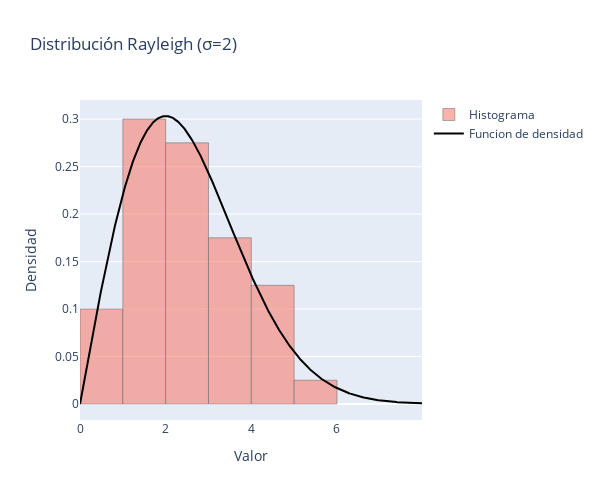

Notebook source saved alongside this figure:
### Code cell
from scipy.stats import rayleigh

sigma = 2

# Generamos datos de distribución Rayleigh
datos_rayleigh = np.random.rayleigh(scale=sigma, size=n)

# Calculamos la función de densidad de probabilidad
x_rayleigh = np.linspace(0, max(datos_rayleigh)+sigma, 1000)
pdf_rayleigh = rayleigh.pdf(x_rayleigh, scale=sigma)

# Creamos las figuras para las gráficas
fig_rayleigh = go.Figure()

# Añadir histograma y Densidad
fig_rayleigh.add_histogram(x=datos_rayleigh, 
                             histnorm='probability density', 
                             name='Histograma', 
                             opacity=0.6, 
                             marker=dict(color='salmon', 
                                         line=dict(color='black', width=0.5)))
fig_rayleigh.add_scatter(x=x_rayleigh, y=pdf_rayleigh, mode='lines', 
                           name='Funcion de densidad', line=dict(color='black'))

# Ajustes de diseño
fig_rayleigh.update_layout(
    title='Distribución Rayleigh (σ=2)',
    xaxis_title='Valor',
    yaxis_title='Densidad',
    width=600,
    height=500
)

# Mostramos la gráfica

fig_rayleigh.show()

### Figure 1 — Plotly figure (JSON) as saved in the notebook; plotly's stock layout.template omitted (floating-point values rounded to 4 significant figures; data arrays with more than 128 entries replaced by an {"elided": "..."} marker saying what was removed)
{"data": [{"histnorm": "probability density", "marker": {"color": "salmon", "line": {"color": "black", "width": 0.5}}, "name": "Histograma", "opacity": 0.6, "type": "histogram", "x": [2.67, 1.758, 0.589, 4.028, 2.172, 1.816, 1.289, 5.985, 3.116, 2.603, 4.802, 2.942, 1.692, 1.343, 4.003, 3.59, 2.368, 0.291, 0.33, 1.251, 2.004, 1.741, 1.352, 3.326, 1.525, 0.5463, 4.341, 1.192, 2.782, 2.379, 2.786, 2.809, 2.129, 1.757, 1.719, 3.464, 3.734, 3.9, 3.3, 4.591]}, {"line": {"color": "black"}, "mode": "lines", "name": "Funcion de densidad", "type": "scatter", "x": {"elided": "1000 float values"}, "y": {"elided": "1000 float values"}}], "layout": {"height": 500, "title": {"text": "Distribución Rayleigh (σ=2)"}, "width": 600, "xaxis": {"title": {"text": "Valor"}}, "yaxis": {"title": {"text": "Densidad"}}}}
